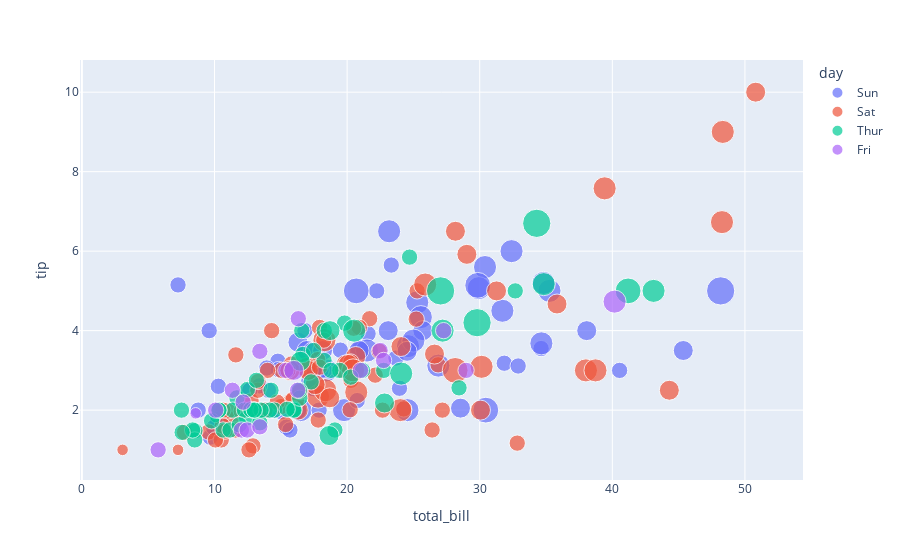

Notebook code for this chart:
### Markdown cell above
3. Modifique o tamanho dos pontos com base na variável "size"

### Code cell
fig = px.scatter(df, x="total_bill", y="tip",color='day',size='size')
fig.show()

### Figure 1 — Plotly figure (JSON) as saved in the notebook; plotly's stock layout.template omitted (floating-point values rounded to 4 significant figures)
{"data": [{"hovertemplate": "day=Sun<br>total_bill=%{x}<br>tip=%{y}<br>size=%{marker.size}<extra></extra>", "legendgroup": "Sun", "marker": {"color": "#636efa", "size": [2, 3, 3, 2, 4, 4, 2, 4, 2, 2, 2, 4, 2, 4, 2, 2, 3, 3, 3, 2, 2, 2, 4, 2, 2, 4, 3, 2, 2, 2, 4, 2, 4, 2, 3, 2, 3, 2, 4, 2, 2, 3, 4, 4, 5, 6, 4, 2, 4, 4, 2, 3, 2, 2, 3, 2, 4, 2, 2, 2, 2, 2, 2, 2, 2, 4, 2, 3, 4, 2, 5, 3, 5, 3, 3, 2], "sizemode": "area", "sizeref": 0.015, "symbol": "circle"}, "mode": "markers", "name": "Sun", "orientation": "v", "showlegend": true, "type": "scatter", "x": [16.99, 10.34, 21.01, 23.68, 24.59, 25.29, 8.77, 26.88, 15.04, 14.78, 10.27, 35.26, 15.42, 18.43, 14.83, 21.58, 10.33, 16.29, 16.97, 17.46, 13.94, 9.68, 30.4, 18.29, 22.23, 32.4, 28.55, 18.04, 12.54, 10.29, 34.81, 9.94, 25.56, 19.49, 38.07, 23.95, 25.71, 17.31, 29.93, 14.07, 13.13, 17.26, 24.55, 19.77, 29.85, 48.17, 25, 13.39, 16.49, 21.5, 12.66, 16.21, 13.81, 17.51, 24.52, 20.76, 31.71, 7.25, 31.85, 16.82, 32.9, 17.89, 14.48, 9.6, 34.63, 34.65, 23.33, 45.35, 23.17, 40.55, 20.69, 20.9, 30.46, 18.15, 23.1, 15.69], "xaxis": "x", "y": [1.01, 1.66, 3.5, 3.31, 3.61, 4.71, 2, 3.12, 1.96, 3.23, 1.71, 5, 1.57, 3, 3.02, 3.92, 1.67, 3.71, 3.5, 2.54, 3.06, 1.32, 5.6, 3, 5, 6, 2.05, 3, 2.5, 2.6, 5.2, 1.56, 4.34, 3.51, 4, 2.55, 4, 3.5, 5.07, 2.5, 2, 2.74, 2, 2, 5.14, 5, 3.75, 2.61, 2, 3.5, 2.5, 2, 2, 3, 3.48, 2.24, 4.5, 5.15, 3.18, 4, 3.11, 2, 2, 4, 3.55, 3.68, 5.65, 3.5, 6.5, 3, 5, 3.5, 2, 3.5, 4, 1.5], "yaxis": "y"}, {"hovertemplate": "day=Sat<br>total_bill=%{x}<br>tip=%{y}<br>size=%{marker.size}<extra></extra>", "legendgroup": "Sat", "marker": {"color": "#EF553B", "size": [3, 2, 2, 2, 4, 2, 4, 2, 2, 2, 2, 2, 4, 2, 4, 2, 3, 3, 3, 3, 3, 3, 4, 2, 2, 4, 2, 2, 2, 4, 3, 3, 2, 1, 2, 2, 2, 3, 2, 2, 2, 2, 2, 3, 2, 2, 2, 2, 2, 2, 2, 2, 1, 2, 2, 3, 2, 3, 4, 2, 2, 3, 4, 4, 2, 3, 2, 5, 2, 2, 4, 4, 2, 2, 4, 3, 2, 2, 2, 2, 2, 2, 3, 3, 2, 2, 2], "sizemode": "area", "sizeref": 0.015, "symbol": "circle"}, "mode": "markers", "name": "Sat", "orientation": "v", "showlegend": true, "type": "scatter", "x": [20.65, 17.92, 20.29, 15.77, 39.42, 19.82, 17.81, 13.37, 12.69, 21.7, 19.65, 9.55, 18.35, 15.06, 20.69, 17.78, 24.06, 16.31, 16.93, 18.69, 31.27, 16.04, 38.01, 26.41, 11.24, 48.27, 20.29, 13.81, 11.02, 18.29, 17.59, 20.08, 16.45, 3.07, 20.23, 15.01, 12.02, 17.07, 26.86, 25.28, 14.73, 10.51, 17.92, 44.3, 22.42, 20.92, 15.36, 20.49, 25.21, 18.24, 14.31, 14, 7.25, 10.59, 10.63, 50.81, 15.81, 26.59, 38.73, 24.27, 12.76, 30.06, 25.89, 48.33, 13.27, 28.17, 12.9, 28.15, 11.59, 7.74, 30.14, 20.45, 13.28, 22.12, 24.01, 15.69, 11.61, 10.77, 15.53, 10.07, 12.6, 32.83, 35.83, 29.03, 27.18, 22.67, 17.82], "xaxis": "x", "y": [3.35, 4.08, 2.75, 2.23, 7.58, 3.18, 2.34, 2, 2, 4.3, 3, 1.45, 2.5, 3, 2.45, 3.27, 3.6, 2, 3.07, 2.31, 5, 2.24, 3, 1.5, 1.76, 6.73, 3.21, 2, 1.98, 3.76, 2.64, 3.15, 2.47, 1, 2.01, 2.09, 1.97, 3, 3.14, 5, 2.2, 1.25, 3.08, 2.5, 3.48, 4.08, 1.64, 4.06, 4.29, 3.76, 4, 3, 1, 1.61, 2, 10, 3.16, 3.41, 3, 2.03, 2.23, 2, 5.16, 9, 2.5, 6.5, 1.1, 3, 1.5, 1.44, 3.09, 3, 2.72, 2.88, 2, 3, 3.39, 1.47, 3, 1.25, 1, 1.17, 4.67, 5.92, 2, 2, 1.75], "yaxis": "y"}, {"hovertemplate": "day=Thur<br>total_bill=%{x}<br>tip=%{y}<br>size=%{marker.size}<extra></extra>", "legendgroup": "Thur", "marker": {"color": "#00cc96", "size": [4, 2, 2, 2, 2, 1, 2, 2, 4, 2, 2, 2, 2, 2, 2, 4, 2, 2, 2, 2, 2, 6, 2, 2, 2, 3, 2, 2, 2, 2, 2, 2, 2, 2, 2, 2, 2, 6, 5, 6, 2, 2, 3, 2, 2, 2, 2, 2, 2, 2, 2, 2, 4, 2, 2, 3, 2, 2, 2, 4, 3, 2], "sizemode": "area", "sizeref": 0.015, "symbol": "circle"}, "mode": "markers", "name": "Thur", "orientation": "v", "showlegend": true, "type": "scatter", "x": [27.2, 22.76, 17.29, 19.44, 16.66, 10.07, 32.68, 15.98, 34.83, 13.03, 18.28, 24.71, 21.16, 10.65, 12.43, 24.08, 11.69, 13.42, 14.26, 15.95, 12.48, 29.8, 8.52, 14.52, 11.38, 22.82, 19.08, 20.27, 11.17, 12.26, 18.26, 8.51, 10.33, 14.15, 16, 13.16, 17.47, 34.3, 41.19, 27.05, 16.43, 8.35, 18.64, 11.87, 9.78, 7.51, 19.81, 28.44, 15.48, 16.58, 7.56, 10.34, 43.11, 13, 13.51, 18.71, 12.74, 13, 16.4, 20.53, 16.47, 18.78], "xaxis": "x", "y": [4, 3, 2.71, 3, 3.4, 1.83, 5, 2.03, 5.17, 2, 4, 5.85, 3, 1.5, 1.8, 2.92, 2.31, 1.68, 2.5, 2, 2.52, 4.2, 1.48, 2, 2, 2.18, 1.5, 2.83, 1.5, 2, 3.25, 1.25, 2, 2, 2, 2.75, 3.5, 6.7, 5, 5, 2.3, 1.5, 1.36, 1.63, 1.73, 2, 4.19, 2.56, 2.02, 4, 1.44, 2, 5, 2, 2, 4, 2.01, 2, 2.5, 4, 3.23, 3], "yaxis": "y"}, {"hovertemplate": "day=Fri<br>total_bill=%{x}<br>tip=%{y}<br>size=%{marker.size}<extra></extra>", "legendgroup": "Fri", "marker": {"color": "#ab63fa", "size": [2, 2, 2, 2, 2, 4, 2, 2, 2, 2, 2, 2, 2, 2, 1, 3, 2, 2, 2], "sizemode": "area", "sizeref": 0.015, "symbol": "circle"}, "mode": "markers", "name": "Fri", "orientation": "v", "showlegend": true, "type": "scatter", "x": [28.97, 22.49, 5.75, 16.32, 22.75, 40.17, 27.28, 12.03, 21.01, 12.46, 11.35, 15.38, 12.16, 13.42, 8.58, 15.98, 13.42, 16.27, 10.09], "xaxis": "x", "y": [3, 3.5, 1, 4.3, 3.25, 4.73, 4, 1.5, 3, 1.5, 2.5, 3, 2.2, 3.48, 1.92, 3, 1.58, 2.5, 2], "yaxis": "y"}], "layout": {"autosize": true, "legend": {"itemsizing": "constant", "title": {"text": "day"}, "tracegroupgap": 0}, "margin": {"t": 60}, "xaxis": {"anchor": "y", "autorange": true, "domain": [0, 1], "range": [-0.2547, 54.56], "title": {"text": "total_bill"}, "type": "linear"}, "yaxis": {"anchor": "x", "autorange": true, "domain": [0, 1], "range": [0.1432, 10.93], "title": {"text": "tip"}, "type": "linear"}}}
